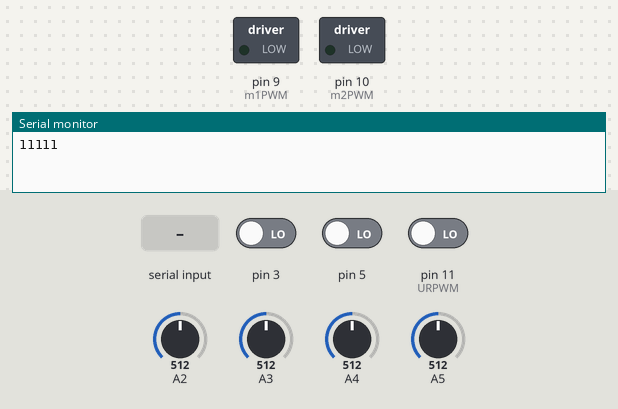
This sketch was run on a simulated Arduino Uno, built with avr-gcc and run on an emulated ATmega328P. Parts: switched loads named in the sketch (green lamp = pin HIGH), the last lines printed to the serial monitor. Inputs (shaded band) come from the test bench; at power-on: A2 = 512, pin 3 LOW, pin 5 LOW, pin 11 (URPWM) LOW, A3 = 512, A4 = 512, A5 = 512.

Above: at 1.2 s.
1.3 s: "90,45\n" received over Serial
At 2.66 s:
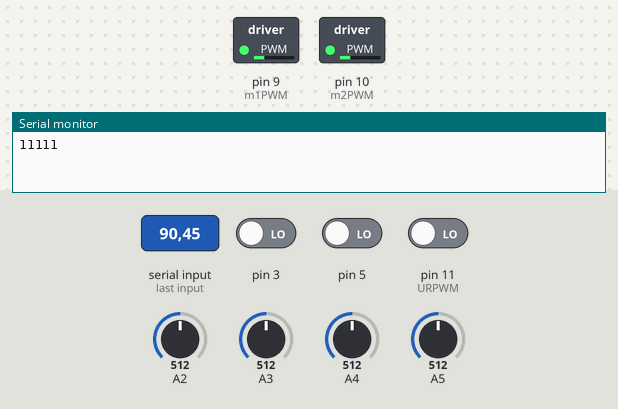
4.3 s: A2 set to 306
7.3 s: A2 set to 6
At 7.8 s:
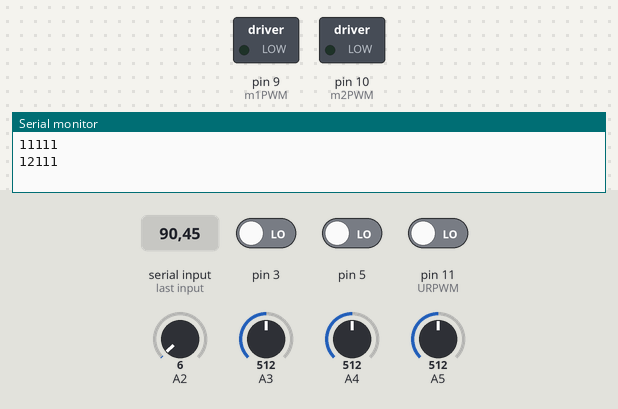
8.8 s: "30,150\n" received over Serial
At 11.09 s:
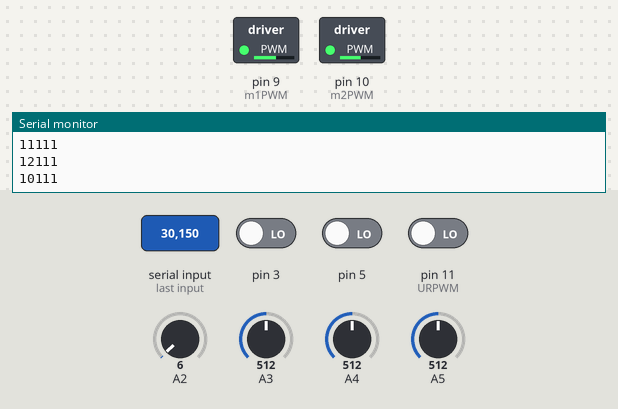
Timing chart, 0 to 14.7 s (numbered marks = the images above; inputs shaded):
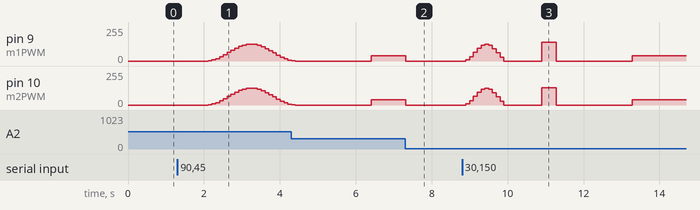

Measured:
- after the input at 1.3 s, pin 9 (m1PWM), pin 10 (m2PWM): rises from 0/255 to 127/255 in 1.1 s, then falls to 7/255 in 1.0 s
- after the input at 7.3 s, pin 9 (m1PWM), pin 10 (m2PWM): 38/255 → 0/255 at once

The sketch:

Xiao_qiang_v2.ino
```cpp
/*
  Left motor = M2, Right motor = M1
  Connections             Arduino Pin
  M2Encoder B output ---> pin 3
  M1Encoder B output ---> pin 5

  Robot Communications Protocol v3.0
    Whenever a command finishes execution, sensor data is relayed back at the end of each movement command

  At hardware project lab arena, speed = 600, interval = 100, 1 grid movement = 350
  m2_P = 1.1, m2_I = 0.0001, m2_D = 0.001;
  m1_P = 1.11, m1_I = 0.0001, m1_D = 0.001;

  Need to add move 2,3 grids and rotate right 180
  need to finalize FSM and command list
*/

#include <PID_v1.h>
#define samples 21
#define pi 3.14159265359
#define left_rotation_interval 1100
#define left_rotation_pi_const 0.86
#define right_rotation_interval 1100
#define right_rotation_pi_const 0.84
#define left_180_rotation_interval 2400
#define left_180_rotation_pi_const 0.42
#define rotation_sampling_interval 100

// initialization
int m1INA = 2;      // Motor1 Dir A
int m1INB = 4;        // Motor1 Dir B
int m1PWM = 9;       // M1PWM
int m2INA = 7;      // Motor2 Dir A
int m2INB = 8;        // Motor2 Dir B
int m2PWM = 10;       // M2PWM
int URPWM = 11; // PWM Output 0-25000US,Every 50US represent 1cm
int URCOMP= 13; // PWM trigger pin
unsigned long prev_ms = 0, sensor_cooldown_duration = 1000;
unsigned long interval = 100 ; // time unit = ms
unsigned long _1_grid_movement_duration = 380; // time unit = ms, 150cm took 660ms at speed=600
int m1PrevState, m1State, m2PrevState, m2State, command=0, sonarDist=0;
double m2DC = 0.0, m1DC = 0.0, m1SpeedAdjustment, m2SpeedAdjustment, m1Count=0.0, m2Count=0.0, targetSpeed = 600.0;
double m2_P = 1.1, m2_I = 0.0001, m2_D = 0.001;
double m1_P = 1.12, m1_I = 0.0001, m1_D = 0.001;
String commandBuffer = "";
boolean sendSensorReading=true;
int leftSideSensor[samples], leftDiagSensor[samples], rightSideSensor[samples], rightDiagSensor[samples];
int leftSideSensorMedian=0, leftDiagSensorMedian=0, rightDiagSensorMedian=0, rightSideSensorMedian=0;
int obstaclePositions[5];
double right_rotation_dc[right_rotation_interval/rotation_sampling_interval] ;
double left_rotation_dc[left_rotation_interval/rotation_sampling_interval] ;
double left_180_rotation_dc[left_180_rotation_interval/rotation_sampling_interval] ;

//Specify the links and initial tuning parameters
PID leftPID(&m2Count, &m2SpeedAdjustment, &targetSpeed, m2_P, m2_I , m2_D, DIRECT);
PID rightPID(&m1Count, &m1SpeedAdjustment, &targetSpeed, m1_P, m1_I, m1_D, DIRECT);


void setup() {
  // setting String buffer size
  commandBuffer.reserve(200);

  // Setting initial states of FSMs
  m2PrevState = digitalRead(3);
  m1PrevState = digitalRead(5);

  //tell the PID to range between -2 and 2
  leftPID.SetOutputLimits(-800,800);
  rightPID.SetOutputLimits(-800,800);

  //turn the PID on
  leftPID.SetMode(AUTOMATIC);
  rightPID.SetMode(AUTOMATIC);

  Serial.begin(115200); // set the baud rate

  // Establishing Communications
  while(!Serial);

  // Compute right rotation dc
  for(int i=0,t=0; i<(right_rotation_interval/rotation_sampling_interval); i++,t+=rotation_sampling_interval){
    right_rotation_dc[i] = abs(0.5*sin(right_rotation_pi_const*pi*t*0.001)*sin(right_rotation_pi_const*pi*t*0.001));
    //Serial.println(right_rotation_dc[i]);
  }
  // Compute left rotation dc
  for(int i=0,t=0; i<(left_rotation_interval/rotation_sampling_interval); i++,t+=rotation_sampling_interval){
    left_rotation_dc[i] = abs(0.5*sin(left_rotation_pi_const*pi*t*0.001)*sin(left_rotation_pi_const*pi*t*0.001));
    //Serial.println(left_rotation_dc[i]);
  }
  // Compute left 180 rotation dc
  for(int i=0,t=0; i<(left_180_rotation_interval/rotation_sampling_interval); i++,t+=rotation_sampling_interval){
    left_180_rotation_dc[i] = abs(0.5*sin(left_180_rotation_pi_const*pi*t*0.001)*sin(left_180_rotation_pi_const*pi*t*0.001));
    //Serial.println(left_180_rotation_dc[i]);
  }
}

void loop() {
  switch(command){
    case 0:  // idle state, send readings once and check if there is next command
      // check if need to send sensor reading
      if(sendSensorReading){
        obstacleIdentification();
        sendSensorReading = false;

        // if obstacle position is x1x1x, reposition robot
        if(obstaclePositions[1]==1 && obstaclePositions[3]==1)
          repositionRobotFront();

      }
      // check for next command
      if(commandBuffer.length() > 1){
        command = commandBuffer.charAt(0)-48;
        commandBuffer = commandBuffer.substring(1);
      }
      else if(commandBuffer.length() == 1){
        command = commandBuffer.charAt(0)-48;
        commandBuffer = "";
      }
      else command = 0;
    break;

    case 1: // move 1 grid
      // Setting wheels to move robot forward
      digitalWrite(m1INB, HIGH);
      digitalWrite(m2INB, HIGH);
      digitalWrite(m1INA, LOW);
      digitalWrite(m2INA, LOW);

      for(unsigned long movement_start_time = millis(); (millis() - movement_start_time)<_1_grid_movement_duration;)
        moveForward();

      analogWrite(m1PWM, 0*255);
      analogWrite(m2PWM, 0*255);
      command = 0;
      sendSensorReading = true;
    break;

    case 2: // rotate left 90
      rotateLeft90();
      command = 0;
      sendSensorReading = true;
    break;

    case 3: // rotate right 90
      rotateRight90();
      command = 0;
      sendSensorReading = true;
    break;

    case 4: // left 180
      rotateLeft180();
      command = 0;
      sendSensorReading = true;
    break;

    case 5:
      repositionRobotFront();
      command = 0;
    break;
    default: command = 0; // go to idle state by default
  }
}

void serialEvent(){
  // get data from serial buffer
  while(Serial.available()){
    char inChar = (char)Serial.read();
    commandBuffer += inChar;
  }
  // remove whitespaces
  commandBuffer.trim();
}

void obstacleIdentification(){
  for(long startTime=millis();(millis()-startTime)<sensor_cooldown_duration;){
    computeMedian();
    sonarReading();
  }
  // check left side distance
  if(leftSideSensorMedian>=21 && leftSideSensorMedian<=26)
    obstaclePositions[0] = 3;
  else if(leftSideSensorMedian>=12 && leftSideSensorMedian<=20)
    obstaclePositions[0] = 2;
  else if(leftSideSensorMedian<12 && leftSideSensorMedian>0)
    obstaclePositions[0] = 1;
  else
    obstaclePositions[0] = 0;

  // check left diag distance
  if(leftDiagSensorMedian>=18 && leftDiagSensorMedian<=30)
    obstaclePositions[1] = 3;
  else if(leftDiagSensorMedian>=13 && leftDiagSensorMedian<=17)
    obstaclePositions[1] = 2;
  else if(leftDiagSensorMedian<12 && leftDiagSensorMedian>0)
    obstaclePositions[1] = 1;
  else
    obstaclePositions[1] = 0;

  // check right diag distance
  if(rightDiagSensorMedian>=19 && rightDiagSensorMedian<=30)
    obstaclePositions[3] = 3;
  else if(rightDiagSensorMedian>=13 && rightDiagSensorMedian<=18)
    obstaclePositions[3] = 2;
  else if(rightDiagSensorMedian<12 && rightDiagSensorMedian>0)
    obstaclePositions[3] = 1;
  else
    obstaclePositions[3] = 0;

  // check ultrasonic distance
  if(sonarDist>=23 && sonarDist<=30)
    obstaclePositions[2] = 3;
  else if(sonarDist>=12 && sonarDist<=16)
    obstaclePositions[2] = 2;
  else if(sonarDist<=11)
    obstaclePositions[2] = 1;
  else
    obstaclePositions[2] = 0;

  // check right side distance
  if(rightSideSensorMedian>=22 && rightSideSensorMedian<=30)
    obstaclePositions[4] = 3;
  else if(rightSideSensorMedian>=13 && rightSideSensorMedian<=21)
    obstaclePositions[4] = 2;
  else if(rightSideSensorMedian<12 && rightSideSensorMedian>0)
    obstaclePositions[4] = 1;
  else
    obstaclePositions[4] = 0;
  Serial.print(obstaclePositions[0]);
  Serial.print(obstaclePositions[1]);
  Serial.print(obstaclePositions[2]);
  Serial.print(obstaclePositions[3]);
  Serial.println(obstaclePositions[4]);
}

int leftSideSensorReading(){
 return ((5000/(analogRead(4)-10))-3);
}

int leftDiagSensorReading(){
 return ((5200/(analogRead(2)-10))-3);
}

int rightDiagSensorReading(){
 return ((5210/(analogRead(3)-10))-3);
}

int rightSideSensorReading(){
 return ((5000/(analogRead(5)-10))-3);
}

void computeMedian(){
  static int sideIndex=0;
  static int diagIndex=0;
  // get reading
  leftSideSensor[sideIndex] = leftSideSensorReading();
  leftDiagSensor[diagIndex] = leftDiagSensorReading();
  rightSideSensor[sideIndex] = rightSideSensorReading();
  rightDiagSensor[diagIndex] = rightDiagSensorReading();
  // sort data
  insertionSort();

  leftSideSensorMedian = leftSideSensor[samples/2];
  leftDiagSensorMedian = leftDiagSensor[samples/2];
  rightSideSensorMedian = rightSideSensor[samples/2];
  rightDiagSensorMedian = rightDiagSensor[samples/2];

  sideIndex = (sideIndex+1)%samples;
  diagIndex = (diagIndex+1)%samples;
}

void insertionSort(){
  for(int i=0; i<samples; i++){
    for(int j=i; j>0;j--){
      if(leftSideSensor[j]<leftSideSensor[j-1]){
        int temp = leftSideSensor[j];
        leftSideSensor[j] = leftSideSensor[j-1];
        leftSideSensor[j-1] = temp;
      }
      if(leftDiagSensor[j]<leftDiagSensor[j-1]){
        int temp = leftDiagSensor[j];
        leftDiagSensor[j] = leftDiagSensor[j-1];
        leftDiagSensor[j-1] = temp;
      }
      if(rightSideSensor[j]<rightSideSensor[j-1]){
        int temp = rightSideSensor[j];
        rightSideSensor[j] = rightSideSensor[j-1];
        rightSideSensor[j-1] = temp;
      }
      if(rightDiagSensor[j]<rightDiagSensor[j-1]){
        int temp = rightDiagSensor[j];
        rightDiagSensor[j] = rightDiagSensor[j-1];
        rightDiagSensor[j-1] = temp;
      }
    }
  }
}

void sonarReading(){
  unsigned long pulseDuration = (pulseIn(URPWM, LOW, 12000));
  if(pulseDuration<=50000 && pulseDuration>0)
    sonarDist = pulseDuration/50; // 1cm for every 50us
}

void moveForward(){
  // Setting wheels to move
  analogWrite(m1PWM, m1DC*255);
  analogWrite(m2PWM, m2DC*255);

  unsigned long current_ms = millis();
  // Compute FSM to track rate of rising edges
  computeFSM();

  if((current_ms - prev_ms) > interval){

    leftPID.Compute();
    rightPID.Compute();
    m2DC = (m2Count+m2SpeedAdjustment)/1290;
    m1DC = (m1Count+m1SpeedAdjustment)/1230;

    m2Count = 0;
    m1Count = 0;
    prev_ms = current_ms;
  }
}

void computeFSM(){
  m2State = digitalRead(3);
  m1State = digitalRead(5);

  if(m2PrevState<m2State){ m2Count++;}
  m2PrevState = m2State;

  if(m1PrevState<m1State){ m1Count++;}
  m1PrevState = m1State;
}

void rotateLeft90(){
  /// setting wheel direction to rotate robot left
  digitalWrite(m1INB, HIGH);
  digitalWrite(m2INB, LOW);
  digitalWrite(m1INA, LOW);
  digitalWrite(m2INA, HIGH);

  for(int i=0; i<(left_rotation_interval/rotation_sampling_interval); i++){
    analogWrite(m2PWM,left_rotation_dc[i]*255);
    analogWrite(m1PWM,left_rotation_dc[i]*255);
    delay(rotation_sampling_interval);
  }
  analogWrite(m2PWM, 0*255);
  analogWrite(m1PWM, 0*255);
}

void rotateLeft180(){
  /// setting wheel direction to rotate robot left
  digitalWrite(m1INB, HIGH);
  digitalWrite(m2INB, LOW);
  digitalWrite(m1INA, LOW);
  digitalWrite(m2INA, HIGH);

  for(int i=0; i<(left_180_rotation_interval/rotation_sampling_interval); i++){
    analogWrite(m2PWM,left_180_rotation_dc[i]*255);
    analogWrite(m1PWM,left_180_rotation_dc[i]*255);
    delay(rotation_sampling_interval);
  }
  analogWrite(m2PWM, 0*255);
  analogWrite(m1PWM, 0*255);
}

void rotateRight90(){
  // setting wheel direction to rotate robot right
  digitalWrite(m1INB, LOW);
  digitalWrite(m2INB, HIGH);
  digitalWrite(m1INA, HIGH);
  digitalWrite(m2INA, LOW);

  for(int i=0; i<(right_rotation_interval/rotation_sampling_interval); i++){
    analogWrite(m2PWM,right_rotation_dc[i]*255);
    analogWrite(m1PWM,right_rotation_dc[i]*255);
    delay(rotation_sampling_interval);
  }
  analogWrite(m2PWM, 0*255);
  analogWrite(m1PWM, 0*255);
}

void repositionRobotFront(){
  // compute median sensor readings to know if robot is facing straight
  for(long start_time = millis(); (millis()-start_time)<sensor_cooldown_duration;)
    computeMedian();
  if(leftDiagSensorMedian>rightDiagSensorMedian){
    // set wheels to rotate right
    digitalWrite(m1INB, LOW);
    digitalWrite(m2INB, HIGH);
    digitalWrite(m1INA, HIGH);
    digitalWrite(m2INA, LOW);

    // start rotating
    analogWrite(m2PWM, 0.15*255);
    analogWrite(m1PWM, 0.15*255);

    while(leftDiagSensorMedian>rightDiagSensorMedian)
      computeMedian();
  } else if(leftDiagSensorMedian<rightDiagSensorMedian){
    // set wheels to rotate left
    digitalWrite(m1INB, HIGH);
    digitalWrite(m2INB, LOW);
    digitalWrite(m1INA, LOW);
    digitalWrite(m2INA, HIGH);
    // start rotating
    analogWrite(m2PWM, 0.16*255);
    analogWrite(m1PWM, 0.16*255);

    while(leftDiagSensorMedian<rightDiagSensorMedian)
      computeMedian();
  }
  analogWrite(m2PWM, 0);
  analogWrite(m1PWM, 0);
}
```
